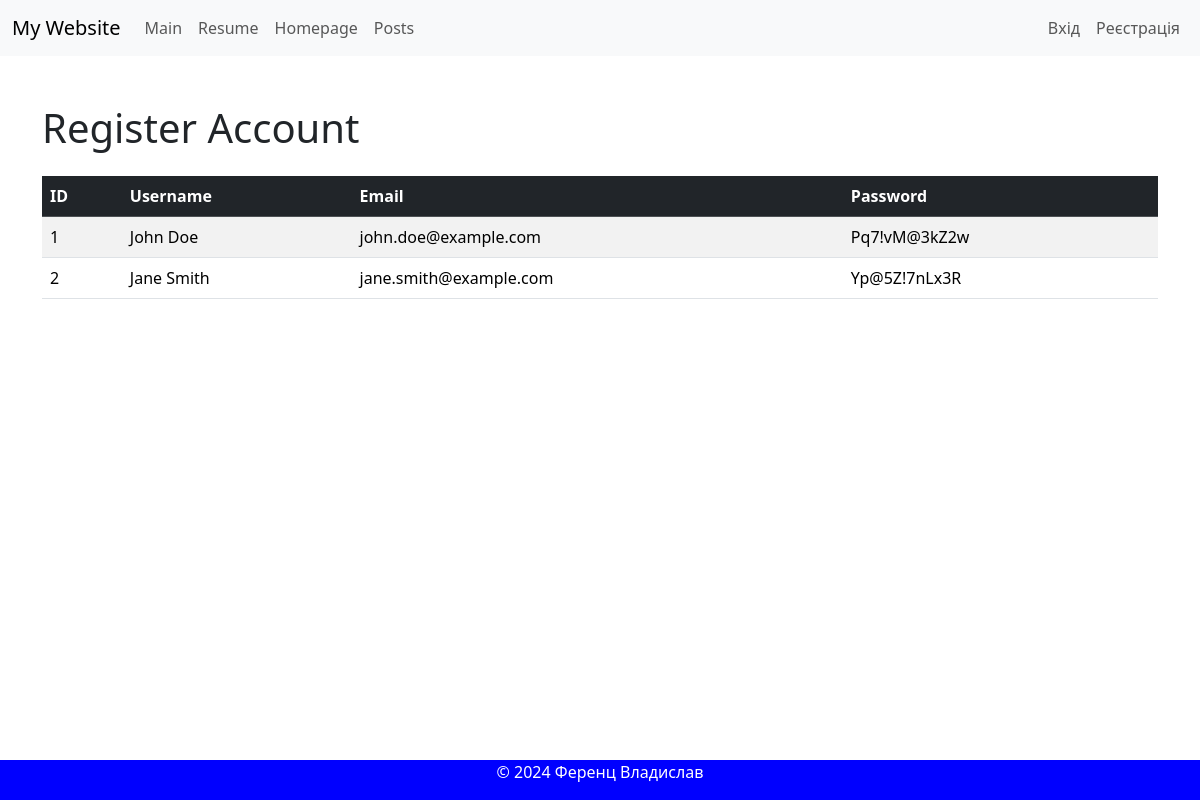
The page /user/all_register_account on the database as committed earlier.
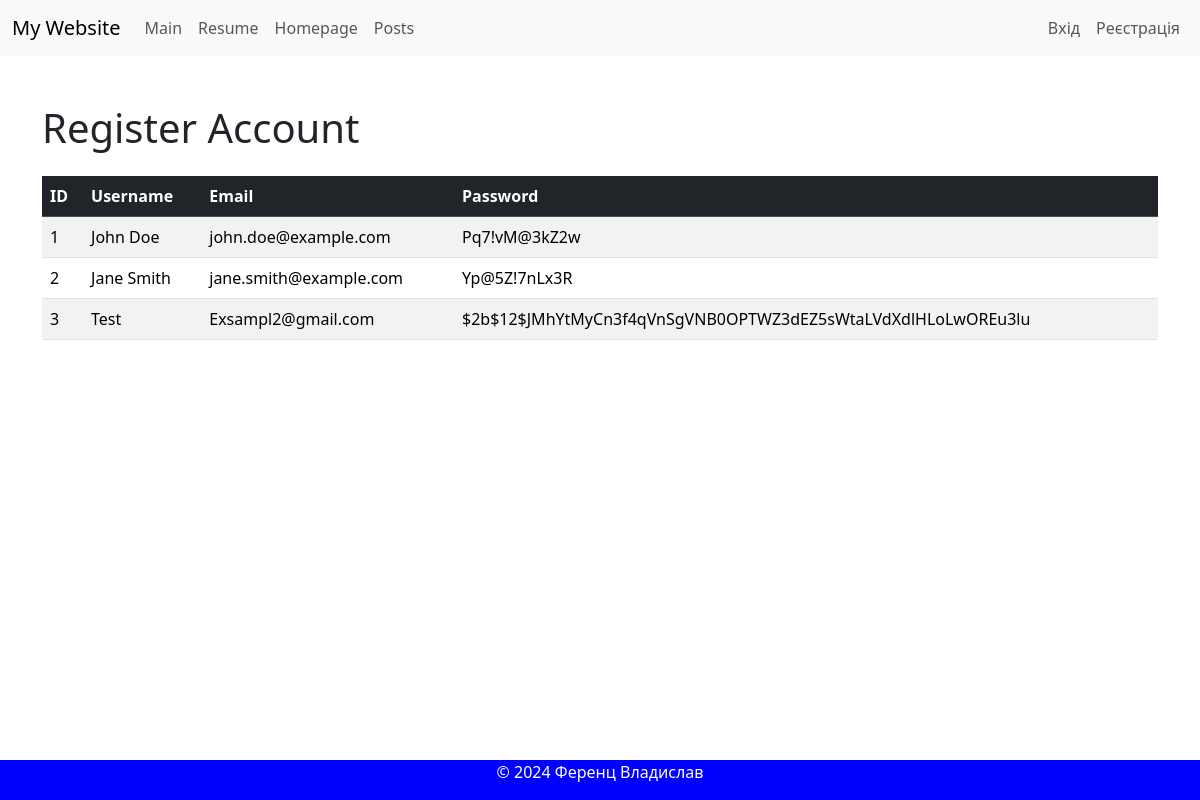
The same page on the database as committed later.
### app/user/models.py (models this page shows, shortened)
class User(db.Model, UserMixin):
    __tablename__ ='user'
    id = db.Column(db.Integer, primary_key=True)
    username = db.Column(db.String(20), nullable=False)
    email = db.Column(db.String(120), nullable=False)
    password = db.Column(db.String(60), nullable=False)

### app/user/views.py (the view)
@user_bp.route('/all_register_account')
def get_accounts():
    stmt= db.select(User).order_by(User.id)
    accounts = db.session.scalars(stmt).all()
    return render_template("user/all_register_account.html", accounts=accounts)

### app/user/templates/user/all_register_account.html (shortened to what this page needs)
{%extends 'base.html'%}
{% from 'form_macros.html' import render_field %}
    {% block content%}
    <div class="container mt-5">
        <h1 class="mb-4">Register Account</h1>
        <table class="table table-striped table-hover">
            <thead class="table-dark">
                <tr>
                    <th>ID</th>
                    <th>Username</th>
                    <th>Email</th>
                    <th>Password</th>
                </tr>
            </thead>
            <tbody>
                {% for account in accounts %}
                <tr>
                    <td>{{ account.id }}</td>
                    <td>{{ account.username }}</td>
                    <td>{{ account.email }}</td>
                    <td>{{ account.password }}</td>
                </tr>
                {% endfor %}
            </tbody>
        </table>
    </div>
{% endblock %}

### app/templates/base.html (shortened to what this page needs)
<!DOCTYPE html>
<html lang="en">
<head>
    <link href="https://cdn.jsdelivr.net/npm/bootstrap@5.3.3/dist/css/bootstrap.min.css" rel="stylesheet">
    <link rel="stylesheet" href="https://cdnjs.cloudflare.com/ajax/libs/font-awesome/5.13.1/css/all.min.css" />
    <link rel="stylesheet" href="{{ url_for('static', filename='css/style.css') }}">
</head>
<body class="{{ color_scheme }}-scheme">
    <header>
        {% include 'header.html' %}
    </header>
        {% block content %}
        {% endblock %}
    <footer>
        {% include 'footer.html' %}
    </footer>
</body>
</html>

### app/templates/header.html (shortened to what this page needs)
<nav class="navbar navbar-expand-lg navbar-light bg-light">
    <div class="container-fluid">
      <a class="navbar-brand" href="../">My Website</a>
      <div class="collapse navbar-collapse" id="navbarNav">
        <ul class="navbar-nav me-auto">
          <li class="nav-item">
            <a class="nav-link" href="../">Main</a>
          </li>
          <li class="nav-item">
            <a class="nav-link" href="../resume">Resume</a>
          </li>
          <li class="nav-item">
            <a class="nav-link" href="../homepage">Homepage</a>
          </li>
          <li class="nav-item">
            <a class="nav-link" href="../post">Posts</a>
          </li>
        </ul>
        <ul class="navbar-nav">
          {% if current_user.is_authenticated %}
            <li class="nav-item">
              <a class="nav-link" href="{{ url_for('user.get_profile') }}">Мій профіль</a>
            </li>
            <li class="nav-item">
              <a class="nav-link" href="{{ url_for('user.logout') }}">Вихід</a>
            </li>
          {% else %}
            <li class="nav-item">
              <a class="nav-link" href="{{ url_for('user.login') }}">Вхід</a>
            </li>
            <li class="nav-item">
              <a class="nav-link" href="{{ url_for('user.register') }}">Реєстрація</a>
            </li>
          {% endif %}
        </ul>
      </div>
    </div>
  </nav>

### app/templates/footer.html
<p>&copy; 2024 Ференц Владислав</p>

### app/static/css/style.css (style rules this page uses)
body { display: flex; flex-direction: column; padding-bottom: 50px; word-break: break-all; }
footer { position: fixed; bottom: 0; width: 100%; background-color: blue; color: white; text-align: center; z-index: 1000; }
a, a:active, a:focus { color: #575a7b; text-decoration: none; transition-timing-function: ease-in-out; -ms-transition-timing-function: ease-in-out; -moz-transition-timing-function: ease-in-out; -webkit-transition-timing-function: ease-in-out; -o-transition-timing-function: ease-in-out; transition-duration: .2s; -ms-transition-duration: .2s; -moz-transition-duration: .2s; -webkit-transition-duration: .2s; -o-transition-duration: .2s; }

Rows that differ between the two databases and show on the page:
added User: id "3", username "Test", email "Exsampl2@gmail.com", password "$2b$12$JMhYtMyCn3f4qVnSgVNB0OPTWZ3dEZ5sWtaLVdXdlHLoLwOREu3lu"
